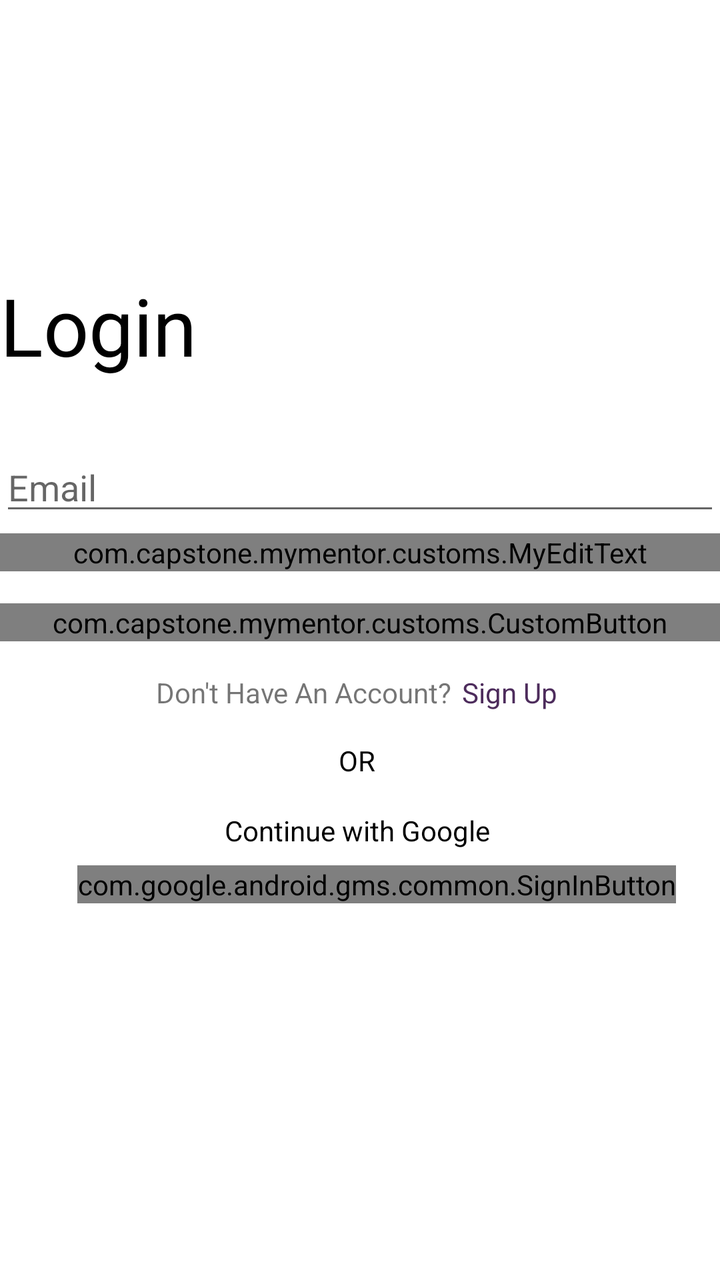
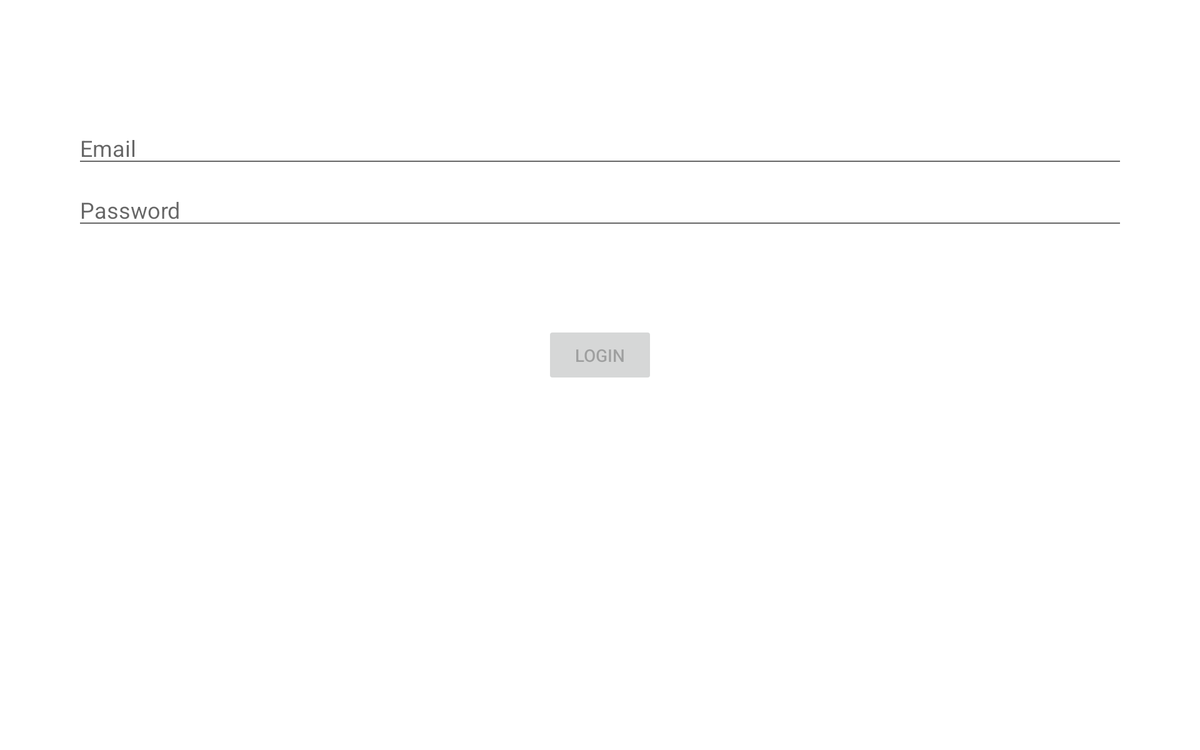

An Android layout and its configuration variant, each rendered on a device that would load it. The default file and the variant file are quoted in full after the pictures.
<!-- AndroidManifest.xml: application theme Theme.MyMentor -->
<!-- res/layout/activity_login.xml -->
<?xml version="1.0" encoding="utf-8"?>
<androidx.constraintlayout.widget.ConstraintLayout xmlns:android="http://schemas.android.com/apk/res/android"
    xmlns:app="http://schemas.android.com/apk/res-auto"
    xmlns:tools="http://schemas.android.com/tools"
    android:id="@+id/container"
    android:layout_width="match_parent"
    android:layout_height="match_parent"
    android:paddingLeft="@dimen/activity_horizontal_margin"
    android:paddingTop="@dimen/activity_vertical_margin"
    android:paddingRight="@dimen/activity_horizontal_margin"
    android:paddingBottom="@dimen/activity_vertical_margin"
    tools:context=".ui.login.LoginActivity">

    <com.capstone.mymentor.customs.MyEditText
        android:id="@+id/password"
        android:layout_width="0dp"
        android:layout_height="wrap_content"
        android:layout_marginTop="4dp"
        android:hint="@string/prompt_password"
        android:inputType="textPassword"
        app:layout_constraintEnd_toEndOf="parent"
        app:layout_constraintStart_toStartOf="parent"
        app:layout_constraintTop_toBottomOf="@+id/username" />

    <EditText
        android:id="@+id/username"
        android:layout_width="0dp"
        android:layout_height="wrap_content"
        android:layout_marginTop="32dp"
        android:hint="@string/prompt_email"
        android:selectAllOnFocus="true"
        app:layout_constraintEnd_toEndOf="parent"
        app:layout_constraintStart_toStartOf="parent"
        app:layout_constraintTop_toBottomOf="@+id/tv_login_title"
        android:autofillHints="Email"
        android:inputType="textEmailAddress" />

    <com.capstone.mymentor.customs.CustomButton
        android:id="@+id/login"
        android:layout_width="0dp"
        android:layout_height="wrap_content"
        android:layout_gravity="start"
        android:layout_marginTop="16dp"
        android:enabled="false"
        android:text="@string/action_login"
        app:layout_constraintEnd_toEndOf="@+id/password"
        app:layout_constraintHorizontal_bias="0.502"
        app:layout_constraintStart_toStartOf="@+id/password"
        app:layout_constraintTop_toBottomOf="@+id/password" />

    <ProgressBar
        android:id="@+id/loading"
        android:layout_width="wrap_content"
        android:layout_height="wrap_content"
        android:layout_gravity="center"
        android:visibility="gone"
        app:layout_constraintBottom_toBottomOf="parent"
        app:layout_constraintEnd_toEndOf="parent"
        app:layout_constraintStart_toStartOf="parent"
        app:layout_constraintTop_toTopOf="parent" />

    <TextView
        android:id="@+id/tv_login_title"
        android:layout_width="wrap_content"
        android:layout_height="wrap_content"
        android:layout_marginTop="136dp"
        android:text="@string/login_title"
        android:textColor="@color/black"
        android:textSize="40sp"
        app:layout_constraintEnd_toEndOf="@+id/username"
        app:layout_constraintHorizontal_bias="0.0"
        app:layout_constraintStart_toStartOf="@+id/username"
        app:layout_constraintTop_toTopOf="parent" />

    <TextView
        android:id="@+id/tv_login_signup_direct"
        android:layout_width="wrap_content"
        android:layout_height="wrap_content"
        android:layout_marginTop="16dp"
        android:text="@string/login_page_sign_up_direction"
        app:layout_constraintEnd_toEndOf="@+id/login"
        app:layout_constraintHorizontal_bias="0.368"
        app:layout_constraintStart_toStartOf="@+id/login"
        app:layout_constraintTop_toBottomOf="@+id/login" />

    <TextView
        android:id="@+id/tv_login_action_signup"
        android:layout_width="wrap_content"
        android:layout_height="wrap_content"
        android:layout_marginStart="5dp"
        android:text="@string/action_login_page_sign_up"
        android:textColor="@color/main_purple"
        app:layout_constraintEnd_toEndOf="@+id/login"
        app:layout_constraintHorizontal_bias="0.0"
        app:layout_constraintStart_toEndOf="@+id/tv_login_signup_direct"
        app:layout_constraintTop_toTopOf="@+id/tv_login_signup_direct" />

    <TextView
        android:id="@+id/tv_or"
        android:layout_width="wrap_content"
        android:layout_height="wrap_content"
        android:layout_marginTop="50dp"
        android:text="@string/or"
        android:textColor="@color/black"
        app:layout_constraintEnd_toEndOf="@+id/tv_login_action_signup"
        app:layout_constraintStart_toStartOf="@+id/tv_login_signup_direct"
        app:layout_constraintTop_toBottomOf="@+id/login" />

    <com.google.android.gms.common.SignInButton
        android:id="@+id/googleLogin"
        android:layout_width="wrap_content"
        android:layout_height="wrap_content"
        android:layout_marginTop="8dp"
        app:layout_constraintBottom_toBottomOf="parent"
        app:layout_constraintEnd_toEndOf="@+id/tv_google_signin"
        app:layout_constraintHorizontal_bias="0.442"
        app:layout_constraintStart_toStartOf="@+id/tv_google_signin"
        app:layout_constraintTop_toBottomOf="@+id/tv_google_signin"
        app:layout_constraintVertical_bias="0.0" />

    <TextView
        android:id="@+id/tv_google_signin"
        android:layout_width="wrap_content"
        android:layout_height="wrap_content"
        android:layout_marginTop="16dp"
        android:textColor="@color/black"
        android:text="@string/tv_signin_with_google"
        app:layout_constraintEnd_toEndOf="@+id/tv_or"
        app:layout_constraintStart_toStartOf="@+id/tv_or"
        app:layout_constraintTop_toBottomOf="@+id/tv_or" />

</androidx.constraintlayout.widget.ConstraintLayout>
<!-- resources referenced by this layout -->
<resources>
  <color name="black">#FF000000</color>
  <color name="main_purple">#4D2C5C</color>
  <string name="action_login">Login</string>
  <string name="action_login_page_sign_up">Sign Up</string>
  <string name="login_page_sign_up_direction">Don\'t Have An Account?</string>
  <string name="login_title">Login</string>
  <string name="or">OR</string>
  <string name="prompt_email">Email</string>
  <string name="prompt_password">Password</string>
  <string name="tv_signin_with_google">Continue with Google</string>
  <style name="Theme.MyMentor" parent="Theme.MaterialComponents.DayNight.DarkActionBar">
          
          <item name="colorPrimary">@color/main_purple</item>
          <item name="colorPrimaryVariant">@color/purple_700</item>
          <item name="colorOnPrimary">@color/white</item>
          
          <item name="colorSecondary">@color/teal_200</item>
          <item name="colorSecondaryVariant">@color/teal_700</item>
          <item name="colorOnSecondary">@color/black</item>
          
          <item name="windowActionBar">false</item>
          <item name="windowNoTitle">true</item>
  
  
  
          
      </style>
  <color name="purple_700">#FF3700B3</color>
  <color name="white">#FFFFFFFF</color>
  <color name="teal_200">#FF03DAC5</color>
  <color name="teal_700">#FF018786</color>
</resources>
<!-- res/layout-w936dp/activity_login.xml (the author's variant of the layout above) -->
<!-- drawn on a 7-inch tablet turned sideways -->
<?xml version="1.0" encoding="utf-8"?>
<androidx.constraintlayout.widget.ConstraintLayout xmlns:android="http://schemas.android.com/apk/res/android"
    xmlns:app="http://schemas.android.com/apk/res-auto"
    xmlns:tools="http://schemas.android.com/tools"
    android:id="@+id/container"
    android:layout_width="match_parent"
    android:layout_height="match_parent"
    android:paddingLeft="@dimen/activity_horizontal_margin"
    android:paddingTop="@dimen/activity_vertical_margin"
    android:paddingRight="@dimen/activity_horizontal_margin"
    android:paddingBottom="@dimen/activity_vertical_margin"
    tools:context=".ui.login.LoginActivity">

    <androidx.constraintlayout.widget.ConstraintLayout
        android:layout_width="840dp"
        android:layout_height="match_parent"
        app:layout_constraintEnd_toEndOf="parent"
        app:layout_constraintStart_toStartOf="parent">

        <EditText
            android:id="@+id/username"
            android:layout_width="0dp"
            android:layout_height="wrap_content"
            android:layout_marginTop="96dp"
            android:hint="@string/prompt_email"
            android:inputType="textEmailAddress"
            android:selectAllOnFocus="true"
            app:layout_constraintEnd_toEndOf="parent"
            app:layout_constraintStart_toStartOf="parent"
            app:layout_constraintTop_toTopOf="parent" />

        <EditText
            android:id="@+id/password"
            android:layout_width="0dp"
            android:layout_height="wrap_content"
            android:layout_marginTop="8dp"
            android:hint="@string/prompt_password"
            android:imeActionLabel="@string/action_sign_in_short"
            android:imeOptions="actionDone"
            android:inputType="textPassword"
            android:selectAllOnFocus="true"
            app:layout_constraintEnd_toEndOf="parent"
            app:layout_constraintStart_toStartOf="parent"
            app:layout_constraintTop_toBottomOf="@+id/username" />

        <Button
            android:id="@+id/login"
            android:layout_width="wrap_content"
            android:layout_height="wrap_content"
            android:layout_gravity="start"
            android:layout_marginTop="16dp"
            android:layout_marginBottom="64dp"
            android:enabled="false"
            android:text="@string/action_login"
            app:layout_constraintBottom_toBottomOf="parent"
            app:layout_constraintEnd_toEndOf="parent"
            app:layout_constraintStart_toStartOf="parent"
            app:layout_constraintTop_toBottomOf="@+id/password"
            app:layout_constraintVertical_bias="0.2" />

        <ProgressBar
            android:id="@+id/loading"
            android:layout_width="wrap_content"
            android:layout_height="wrap_content"
            android:layout_gravity="center"
            android:layout_marginTop="64dp"
            android:layout_marginBottom="64dp"
            android:visibility="gone"
            app:layout_constraintBottom_toBottomOf="parent"
            app:layout_constraintEnd_toEndOf="@+id/password"
            app:layout_constraintStart_toStartOf="@+id/password"
            app:layout_constraintTop_toTopOf="parent"
            app:layout_constraintVertical_bias="0.3" />

    </androidx.constraintlayout.widget.ConstraintLayout>
</androidx.constraintlayout.widget.ConstraintLayout>
<!-- resources referenced by the variant -->
<!-- as a 7-inch tablet turned sideways resolves them -->
<resources>
  <string name="action_login">Login</string>
  <string name="action_sign_in_short">Sign in</string>
  <string name="prompt_email">Email</string>
  <string name="prompt_password">Password</string>
  <style name="Theme.MyMentor" parent="Theme.MaterialComponents.DayNight.DarkActionBar">
          
          <item name="colorPrimary">@color/main_purple</item>
          <item name="colorPrimaryVariant">@color/purple_700</item>
          <item name="colorOnPrimary">@color/white</item>
          
          <item name="colorSecondary">@color/teal_200</item>
          <item name="colorSecondaryVariant">@color/teal_700</item>
          <item name="colorOnSecondary">@color/black</item>
          
          <item name="windowActionBar">false</item>
          <item name="windowNoTitle">true</item>
  
  
  
          
      </style>
  <color name="main_purple">#4D2C5C</color>
  <color name="purple_700">#FF3700B3</color>
  <color name="white">#FFFFFFFF</color>
  <color name="teal_200">#FF03DAC5</color>
  <color name="teal_700">#FF018786</color>
  <color name="black">#FF000000</color>
</resources>
